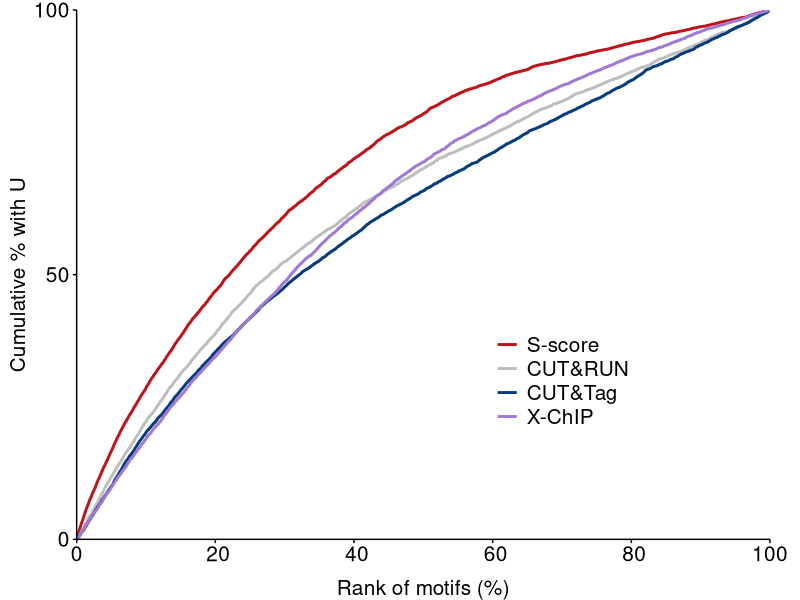
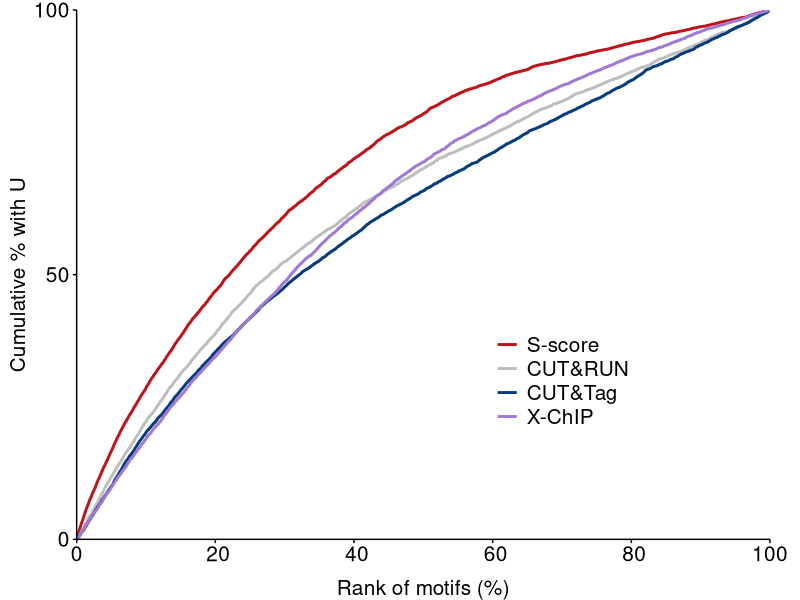

Recreate these plots in R, in order.
library(ggplot2)

base <- read.table(file = "fig3.Cumulative_percentage_plot.txt", header = T)

base_s <- base[order(base$salt_tolerance, decreasing = T),]
base_s$rank <- seq(1, nrow(base_s))
base_s <- base_s[base_s$U == 1,]
base_s$rank_type <- "S-score"

base_x <- base[order(base$xchip_signal, decreasing = T),]
base_x$rank <- seq(1, nrow(base_x))
base_x <- base_x[base_x$U == 1,]
base_x$rank_type <- "X-ChIP"

base_run <- base[order(base$CUTRUN_signal, decreasing = T),]
base_run$rank <- seq(1, nrow(base_run))
base_run <- base_run[base_run$U == 1,]
base_run$rank_type <- "CUTRUN"

base_tag <- base[order(base$CUTTag_signal, decreasing = T),]
base_tag$rank <- seq(1, nrow(base_tag))
base_tag <- base_tag[base_tag$U == 1,]
base_tag$rank_type <- "CUTTag"

all_rank <- rbind(base_s[, c("rank_type", "rank")], base_x[, c("rank_type", "rank")], base_run[, c("rank_type", "rank")], base_tag[, c("rank_type", "rank")])

all_rank$rank <- all_rank$rank / nrow(base)

my_comparisons <- list(c("X-ChIP", "S-score"))

all_rank$rank_type <- factor(all_rank$rank_type, levels = c("S-score", "CUTRUN", "CUTTag", "X-ChIP"))

ggplot(all_rank, aes(x = rank, color = rank_type)) +
  stat_ecdf(size = 1) +
  scale_color_manual(values = c("#BC1419", "grey", "#083B7B", "#9f79d3"),
                     labels = c("S-score", "CUT&RUN", "CUT&Tag", "X-ChIP")) +
  labs(title = NULL, x = "Rank of motifs (%)", y = "Cumulative % with U") +
  theme_bw() +
  theme(plot.margin = unit(c(.1, .3, .1, .1), 'inches'),
        plot.title = element_text(size = 15, hjust = .5),
        panel.grid = element_blank(),
        axis.ticks = element_line(colour = "black", size = 0.5),
        axis.line = element_line(colour = "black", size = 0.5),
        panel.border = element_blank(),
        axis.title.x = element_text(size = 15, vjust = -1),
        axis.title.y = element_text(size = 15),
        axis.text.x = element_text(size = 15, colour = 'black'),
        axis.text.y = element_text(size = 15, colour = 'black'),
        legend.position = c(0.7, 0.3),
        legend.background = element_rect(fill = "transparent"),
        legend.title = element_blank(),
        legend.text = element_text(size = 15, colour = 'black')) +
  scale_y_continuous(limits = c(0, 1), breaks = c(0, 0.5, 1), labels = c(0, 50, 100), expand = c(0, 0)) +
  scale_x_continuous(limits = c(0, 1), breaks = seq(0, 1, 0.2), labels = c(0, format(seq(20, 100, 20), big.mark = ",")), expand = c(0, 0))

ggsave("fig3.Cumulative_percentage_plot.pdf", width = 3.2, height = 3)